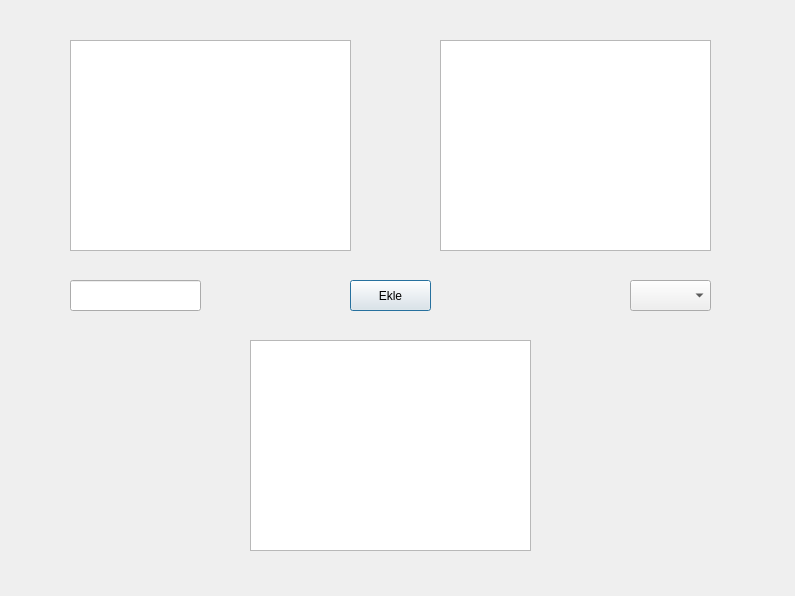
<?xml version="1.0" encoding="UTF-8"?>
<ui version="4.0">
 <class>dersKaydi</class>
 <widget class="QDialog" name="dersKaydi">
  <property name="geometry">
   <rect>
    <x>0</x>
    <y>0</y>
    <width>795</width>
    <height>596</height>
   </rect>
  </property>
  <property name="windowTitle">
   <string>Dialog</string>
  </property>
  <widget class="QTableView" name="ogrenciView">
   <property name="geometry">
    <rect>
     <x>70</x>
     <y>40</y>
     <width>281</width>
     <height>211</height>
    </rect>
   </property>
  </widget>
  <widget class="QTableView" name="derslerView">
   <property name="geometry">
    <rect>
     <x>440</x>
     <y>40</y>
     <width>271</width>
     <height>211</height>
    </rect>
   </property>
  </widget>
  <widget class="QPushButton" name="pushButton">
   <property name="geometry">
    <rect>
     <x>350</x>
     <y>280</y>
     <width>81</width>
     <height>31</height>
    </rect>
   </property>
   <property name="text">
    <string>Ekle</string>
   </property>
  </widget>
  <widget class="QTableView" name="dersKaydiView">
   <property name="geometry">
    <rect>
     <x>250</x>
     <y>340</y>
     <width>281</width>
     <height>211</height>
    </rect>
   </property>
  </widget>
  <widget class="QLineEdit" name="lineEdit">
   <property name="geometry">
    <rect>
     <x>70</x>
     <y>280</y>
     <width>131</width>
     <height>31</height>
    </rect>
   </property>
  </widget>
  <widget class="QComboBox" name="comboBox">
   <property name="geometry">
    <rect>
     <x>630</x>
     <y>280</y>
     <width>81</width>
     <height>31</height>
    </rect>
   </property>
  </widget>
 </widget>
 <resources/>
 <connections/>
</ui>
